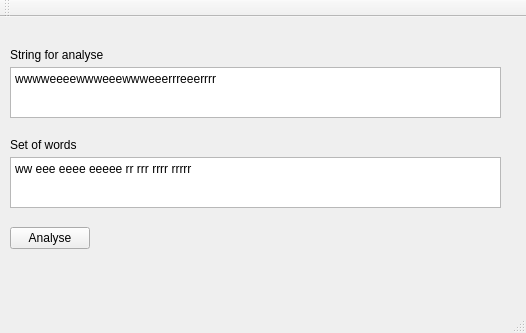
<?xml version="1.0" encoding="UTF-8"?>
<ui version="4.0">
 <class>MainWindow</class>
 <widget class="QMainWindow" name="MainWindow">
  <property name="geometry">
   <rect>
    <x>0</x>
    <y>0</y>
    <width>526</width>
    <height>333</height>
   </rect>
  </property>
  <property name="windowTitle">
   <string>MainWindow</string>
  </property>
  <widget class="QWidget" name="centralWidget">
   <widget class="QPushButton" name="pushButton">
    <property name="geometry">
     <rect>
      <x>10</x>
      <y>210</y>
      <width>80</width>
      <height>22</height>
     </rect>
    </property>
    <property name="text">
     <string>Analyse</string>
    </property>
   </widget>
   <widget class="QTextEdit" name="textEdit">
    <property name="geometry">
     <rect>
      <x>10</x>
      <y>50</y>
      <width>491</width>
      <height>51</height>
     </rect>
    </property>
    <property name="html">
     <string>&lt;!DOCTYPE HTML PUBLIC &quot;-//W3C//DTD HTML 4.0//EN&quot; &quot;http://www.w3.org/TR/REC-html40/strict.dtd&quot;&gt;
&lt;html&gt;&lt;head&gt;&lt;meta name=&quot;qrichtext&quot; content=&quot;1&quot; /&gt;&lt;style type=&quot;text/css&quot;&gt;
p, li { white-space: pre-wrap; }
&lt;/style&gt;&lt;/head&gt;&lt;body style=&quot; font-family:'Ubuntu'; font-size:11pt; font-weight:400; font-style:normal;&quot;&gt;
&lt;p style=&quot; margin-top:0px; margin-bottom:0px; margin-left:0px; margin-right:0px; -qt-block-indent:0; text-indent:0px;&quot;&gt;&lt;span style=&quot; font-family:'Sans Serif'; font-size:9pt;&quot;&gt;wwwweeeewwweeewwweeerrreeerrrr&lt;/span&gt;&lt;/p&gt;&lt;/body&gt;&lt;/html&gt;</string>
    </property>
   </widget>
   <widget class="QTextEdit" name="textEdit_2">
    <property name="geometry">
     <rect>
      <x>10</x>
      <y>140</y>
      <width>491</width>
      <height>51</height>
     </rect>
    </property>
    <property name="html">
     <string>&lt;!DOCTYPE HTML PUBLIC &quot;-//W3C//DTD HTML 4.0//EN&quot; &quot;http://www.w3.org/TR/REC-html40/strict.dtd&quot;&gt;
&lt;html&gt;&lt;head&gt;&lt;meta name=&quot;qrichtext&quot; content=&quot;1&quot; /&gt;&lt;style type=&quot;text/css&quot;&gt;
p, li { white-space: pre-wrap; }
&lt;/style&gt;&lt;/head&gt;&lt;body style=&quot; font-family:'Ubuntu'; font-size:11pt; font-weight:400; font-style:normal;&quot;&gt;
&lt;p style=&quot; margin-top:0px; margin-bottom:0px; margin-left:0px; margin-right:0px; -qt-block-indent:0; text-indent:0px;&quot;&gt;&lt;span style=&quot; font-family:'Sans Serif'; font-size:9pt;&quot;&gt;ww eee eeee eeeee rr rrr rrrr rrrrr&lt;/span&gt;&lt;/p&gt;&lt;/body&gt;&lt;/html&gt;</string>
    </property>
   </widget>
   <widget class="QLabel" name="label">
    <property name="geometry">
     <rect>
      <x>10</x>
      <y>30</y>
      <width>311</width>
      <height>16</height>
     </rect>
    </property>
    <property name="text">
     <string>String for analyse</string>
    </property>
   </widget>
   <widget class="QLabel" name="label_2">
    <property name="geometry">
     <rect>
      <x>10</x>
      <y>120</y>
      <width>161</width>
      <height>16</height>
     </rect>
    </property>
    <property name="text">
     <string>Set of words</string>
    </property>
   </widget>
  </widget>
  <widget class="QMenuBar" name="menuBar">
   <property name="geometry">
    <rect>
     <x>0</x>
     <y>0</y>
     <width>526</width>
     <height>25</height>
    </rect>
   </property>
  </widget>
  <widget class="QToolBar" name="mainToolBar">
   <attribute name="toolBarArea">
    <enum>TopToolBarArea</enum>
   </attribute>
   <attribute name="toolBarBreak">
    <bool>false</bool>
   </attribute>
  </widget>
  <widget class="QStatusBar" name="statusBar"/>
 </widget>
 <layoutdefault spacing="6" margin="11"/>
 <resources/>
 <connections/>
</ui>
